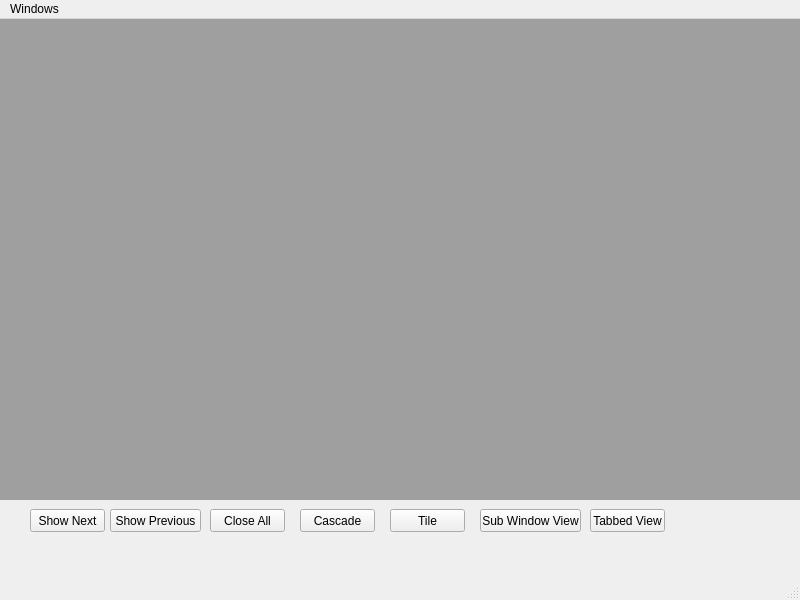
<?xml version="1.0" encoding="UTF-8"?>
<ui version="4.0">
 <class>MainWindow</class>
 <widget class="QMainWindow" name="MainWindow">
  <property name="geometry">
   <rect>
    <x>0</x>
    <y>0</y>
    <width>800</width>
    <height>600</height>
   </rect>
  </property>
  <property name="windowTitle">
   <string>MainWindow</string>
  </property>
  <widget class="QWidget" name="centralwidget">
   <widget class="QMdiArea" name="mdiArea">
    <property name="geometry">
     <rect>
      <x>0</x>
      <y>0</y>
      <width>801</width>
      <height>481</height>
     </rect>
    </property>
    <widget class="QWidget" name="subwindow">
     <property name="windowTitle">
      <string>Subwindow</string>
     </property>
     <widget class="QPushButton" name="pushButton">
      <property name="geometry">
       <rect>
        <x>100</x>
        <y>170</y>
        <width>75</width>
        <height>23</height>
       </rect>
      </property>
      <property name="text">
       <string>Sub 1</string>
      </property>
     </widget>
    </widget>
    <widget class="QWidget" name="subwindow_2">
     <property name="windowTitle">
      <string>Subwindow</string>
     </property>
     <widget class="QPushButton" name="pushButton_2">
      <property name="geometry">
       <rect>
        <x>170</x>
        <y>220</y>
        <width>75</width>
        <height>23</height>
       </rect>
      </property>
      <property name="text">
       <string>Sub2</string>
      </property>
     </widget>
    </widget>
   </widget>
   <widget class="QPushButton" name="showNext">
    <property name="geometry">
     <rect>
      <x>30</x>
      <y>490</y>
      <width>75</width>
      <height>23</height>
     </rect>
    </property>
    <property name="text">
     <string>Show Next</string>
    </property>
   </widget>
   <widget class="QPushButton" name="showPrevious">
    <property name="geometry">
     <rect>
      <x>110</x>
      <y>490</y>
      <width>91</width>
      <height>23</height>
     </rect>
    </property>
    <property name="text">
     <string>Show Previous</string>
    </property>
   </widget>
   <widget class="QPushButton" name="closeAll">
    <property name="geometry">
     <rect>
      <x>210</x>
      <y>490</y>
      <width>75</width>
      <height>23</height>
     </rect>
    </property>
    <property name="text">
     <string>Close All</string>
    </property>
   </widget>
   <widget class="QPushButton" name="cascadeButton">
    <property name="geometry">
     <rect>
      <x>300</x>
      <y>490</y>
      <width>75</width>
      <height>23</height>
     </rect>
    </property>
    <property name="text">
     <string>Cascade</string>
    </property>
   </widget>
   <widget class="QPushButton" name="tileButton">
    <property name="geometry">
     <rect>
      <x>390</x>
      <y>490</y>
      <width>75</width>
      <height>23</height>
     </rect>
    </property>
    <property name="text">
     <string>Tile</string>
    </property>
   </widget>
   <widget class="QPushButton" name="SubWindowViewButton">
    <property name="geometry">
     <rect>
      <x>480</x>
      <y>490</y>
      <width>101</width>
      <height>23</height>
     </rect>
    </property>
    <property name="text">
     <string>Sub Window View</string>
    </property>
   </widget>
   <widget class="QPushButton" name="TabbedViewButton">
    <property name="geometry">
     <rect>
      <x>590</x>
      <y>490</y>
      <width>75</width>
      <height>23</height>
     </rect>
    </property>
    <property name="text">
     <string>Tabbed View</string>
    </property>
   </widget>
  </widget>
  <widget class="QMenuBar" name="menubar">
   <property name="geometry">
    <rect>
     <x>0</x>
     <y>0</y>
     <width>800</width>
     <height>21</height>
    </rect>
   </property>
   <widget class="QMenu" name="menuWindows">
    <property name="title">
     <string>Windows</string>
    </property>
    <addaction name="separator"/>
    <addaction name="actionFirst_Window"/>
    <addaction name="actionSecond_Window"/>
   </widget>
   <addaction name="menuWindows"/>
  </widget>
  <widget class="QStatusBar" name="statusbar"/>
  <action name="actionFirst_Window">
   <property name="text">
    <string>First Window</string>
   </property>
  </action>
  <action name="actionSecond_Window">
   <property name="text">
    <string>Second Window</string>
   </property>
  </action>
 </widget>
 <resources/>
 <connections/>
</ui>
